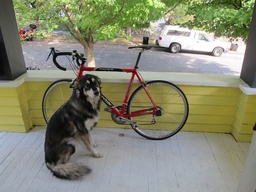
#> input picture pjreddie convolutions/images/dog.jpeg, 256 x 192 px, shrunk from 768 x 576 before the run, found by its file name
$ python sobel.py
#> lines starting #> are read from the running program, lines starting #| are printed output that depends on the picture
### pjreddie panorama/convolution.py
import cv2
import numpy as np
import math

def pad_image(img, kernel, origin):
    f_h, f_w = kernel.shape
    l_x, r_x, l_y, r_y = origin[0], f_w-origin[0]-1, origin[1], f_h-origin[1]-1
    if len(img.shape) == 3:
        h, w, c = img.shape[0:3]
        padded_img = np.zeros((h+l_y+r_y, w+l_x+r_x, c))
    else:
        h, w = img.shape[0:2]
        padded_img = np.zeros((h+l_y+r_y, w+l_x+r_x))
    padded_img[l_y:h+l_y, l_x:w+l_x] = img
    frame = [l_x, l_y, w+l_x, h+l_y]
    return [padded_img, frame]

def convolve_image(kernel, origin, img, preserve):
    if (len(img.shape) == 3):
        i_h, i_w, i_c = img.shape
        res_img = np.zeros((i_h, i_w, i_c), np.uint32) if preserve else np.zeros((i_h, i_w), np.uint32)
    else:
        i_h, i_w = img.shape
        i_c = 0
        res_img = np.zeros((i_h, i_w), np.uint32)
    f_h, f_w = kernel.shape
    # print(i_c, i_h, i_w, f_h, f_w)
    # print(res_img)
    img, frame = pad_image(img, kernel, origin)
    for h, row in enumerate(img):
        if h >= frame[1] and h < frame[3]:
            for w, col in enumerate(row):
                if w >= frame[0] and w < frame[2]:
                    if i_c:
                        for c in range(0, i_c):
                            if preserve:
                                res_img[h-frame[1]][w-frame[0]][c] = max(0, min(255, np.sum(np.multiply(kernel, img[h-frame[1]:h+frame[1]+1, w-frame[0]:w+frame[0]+1, c]))))
                            else:
                                res_img[h-frame[1]][w-frame[0]] = max(0, min(255, np.sum(np.multiply(kernel, img[h-frame[1]:h+frame[1]+1, w-frame[0]:w+frame[0]+1, c]))))
                    else:
                        res_img[h-frame[1]][w-frame[0]] = max(0, min(255, np.sum(np.multiply(kernel, img[h-frame[1]:h+frame[1]+1, w-frame[0]:w+frame[0]+1]))))
    return res_img

# [9 lines left out: function make_gaussian_kernel, not called in this run]

def make_highpass_kernel():
    return np.array([[0, -1, 0],[-1, 4, -1],[0, -1, 0]])

def make_sharper_kernel():
    return np.array([[0, -1, 0],[-1, 5, -1],[0, -1, 0]])

def make_emboss_kernel():
    return np.array([[-2, -1, 0],[-1, 1, 1],[0, 1, 2]])

def make_emboss_kernel():
    return np.array([[-2, -1, 0],[-1, 1, 1],[0, 1, 2]])

def make_sobel_x_kernel():
    return np.array([[-1, 0, 1],[-2, 0, 2],[-1, 0, 1]])

def make_sobel_y_kernel():
    return np.array([[-1, -2, -1],[0, 0, 0],[1, 2, 1]])

def gaussian_2d(x, y, sigma):
    return math.exp(-(((x**2) + (y**2))/(2*(sigma**2)))) * (1 / (2*math.pi*(sigma**2)))

def sobel_image(img):
    yk = make_sobel_y_kernel()
    xk = make_sobel_x_kernel()
    yimg = convolve_image(yk, [1,1], img, 0)
    ximg = convolve_image(xk, [1,1], img, 0)
    xsimg = np.multiply(ximg, ximg)
    ysimg = np.multiply(yimg, yimg)
    sumimg = xsimg + ysimg
    mag = np.sqrt(sumimg)
    dir = np.arctan(np.divide(yimg, ximg, out=np.zeros_like(yimg), where=ximg!=0))
    return [mag, dir]

# [4 lines left out: function normalize_image, not called in this run]

# [56 lines of commented-out code are left out]

### pjreddie panorama/sobel.py
import convolution as cnv
import cv2
import numpy as np
import math

img = cv2.imread('images/dog.jpeg')
#> img is the input picture: shape (192, 256, 3); mean B, G, R 114, 135.7, 134.4
sbimg = cnv.sobel_image(img)
#> in pad_image, `padded_img[l_y:h+l_y, l_x:w+l_x] = img`:
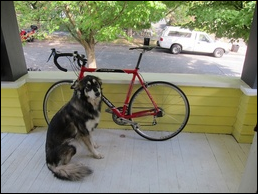
#> padded_img: shape (194, 258, 3) float64; mean B, G, R 112, 133.2, 132
#> in convolve_image, `img, frame = pad_image(img, kernel, origin)`: frame = [1, 1, 257, 193]
#> after the loop in convolve_image, `for h, row in enumerate(img):`:
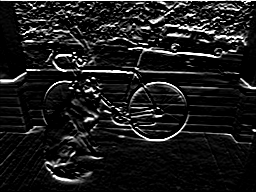
#> res_img: shape (192, 256) uint32; min 0, max 255, mean 27.8
#> call 2 of convolve_image, with kernel = array of shape (3, 3), preserve = 0
#> after the loop in convolve_image (call 2), `for h, row in enumerate(img):`:
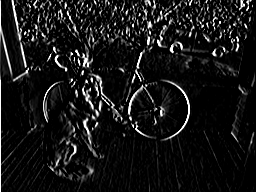
#> res_img: shape (192, 256) uint32; min 0, max 255, mean 22.4
#> in sobel_image, `xsimg = np.multiply(ximg, ximg)`:
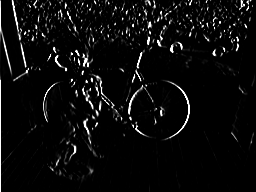
#> xsimg: shape (192, 256) uint32; min 0, max 65025, mean 3057.4; drawn with min black and max white
#> in sobel_image, `ysimg = np.multiply(yimg, yimg)`:
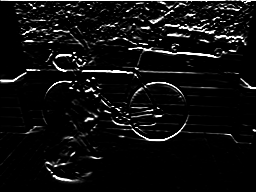
#> ysimg: shape (192, 256) uint32; min 0, max 65025, mean 4080.5; drawn with min black and max white
#> in sobel_image, `sumimg = xsimg + ysimg`:
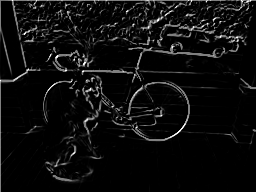
#> sumimg: shape (192, 256) uint32; min 0, max 130050, mean 7137.9; drawn with min black and max white
#> in sobel_image, `mag = np.sqrt(sumimg)`:
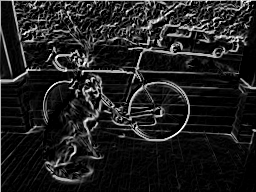
#> mag: shape (192, 256) float64; min 0, max 360.6, mean 45.3; drawn with min black and max white
#> (the run stopped early here; a loop or call above may not have finished)

$ run again, with pjreddie convolutions/images/high-frequency-dog.jpeg copied over pjreddie convolutions/images/dog.jpeg
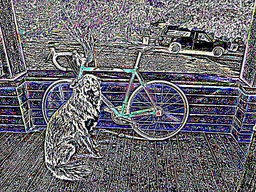
#> input picture pjreddie convolutions/images/high-frequency-dog.jpeg, 256 x 192 px, shrunk from 768 x 576 before the run, found by its file name
#> img is the input picture: shape (192, 256, 3); mean B, G, R 110.1, 103.7, 105.5
#> in convolve_image, `img, frame = pad_image(img, kernel, origin)`: frame = [1, 1, 257, 193]
#> after the loop in convolve_image, `for h, row in enumerate(img):`:
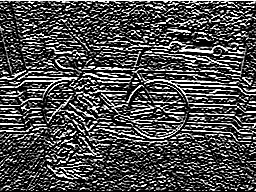
#> res_img: shape (192, 256) uint32; min 0, max 255, mean 75.6
#> in sobel_image, `mag = np.sqrt(sumimg)`:
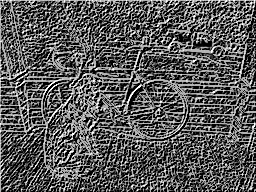
#> mag: shape (192, 256) float64; min 0, max 360.6, mean 126.7; drawn with min black and max white
